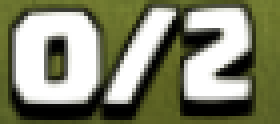
#> input picture images/0_2.png, 70 x 31 px, found by its file name (shown 4 times larger)
$ python -i numbers_from_screenshotes.py   (imports and definitions only)
#> lines starting #> are read from the running program, lines starting #| are printed output that depends on the picture; after the words box and inside, x2 and y2 are one past the last pixel; in counts of white or black regions, pixels touching at a corner belong together
# numbers_from_screenshots.py
"""
Модуль для распознавания числовых значений с игровых скриншотов.
Использует OpenCV для обработки изображений и Tesseract OCR для распознавания текста.
Функционал:
- Извлечение чисел из изображений ресурсов (золото, эликсир, самоцветы)
- Предварительная обработка изображений для улучшения распознавания
- Отладка и валидация результатов
"""

import os
import cv2
import pytesseract
import numpy as np

# Конфигурация пути к Tesseract OCR (необходимо установить отдельно)
pytesseract.pytesseract.tesseract_cmd = r'C:\Program Files\Tesseract-OCR\tesseract.exe'

def extract_number_from_image(filename, crop_right_half=False, debug_name="debug.png"):
    """
    Извлекает числовое значение с изображения ресурсов из игры.

    Args:
        filename (str): Имя файла изображения в папке screenshots
        crop_right_half (bool): Обрезать правую половину изображения перед обработкой
        debug_name (str): Имя файла для сохранения отладочного изображения

    Returns:
        int or None: Распознанное число или None при ошибке

    Обработка изображения включает:
    1. Загрузку и масштабирование изображения
    2. Обрезку (при необходимости)
    3. Фильтрацию по цвету (белые цифры)
    4. Бинаризацию и морфологические операции
    5. Поиск контуров цифр
    6. Распознавание с помощью Tesseract OCR
    """
#> called with filename = 'images/0_2.png', crop_right_half = False, debug_name = 'debug.png'
    # Формирование полного пути к файлу изображения
    script_dir = os.path.dirname(os.path.abspath(__file__))
    image_path = os.path.join(script_dir, 'screenshots', filename)

    # Проверка существования файла
    if not os.path.exists(image_path):
        print(f"Файл не найден: {image_path}")
        return None

    # 1. Загрузка и масштабирование изображения
    image = cv2.imread(image_path)
#> image is the input picture: shape (31, 70, 3); mean B, G, R 111.2, 135.2, 132.3
    image = cv2.resize(image, None, fx=2, fy=3, interpolation=cv2.INTER_CUBIC)
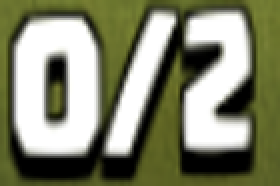
#> image: shape (93, 140, 3) (shown 2 times larger); mean B, G, R 111, 135, 132.1

    # 2. Обрезка правой половины при необходимости
    if crop_right_half:
        height, width = image.shape[:2]
        image = image[:, width // 2:]

    # 3. Фильтрация по цвету (выделение белых цифр)
    hsv = cv2.cvtColor(image, cv2.COLOR_BGR2HSV)
#> hsv: shape (93, 140, 3); mean H, S, V 23.9, 73, 135
    lower_white = np.array([0, 0, 200])  # Нижняя граница белого цвета в HSV
    upper_white = np.array([180, 60, 255])  # Верхняя граница белого цвета
    mask = cv2.inRange(hsv, lower_white, upper_white)
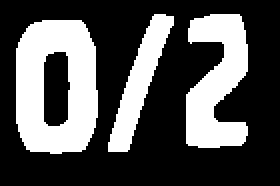
#> mask: shape (93, 140) (shown 2 times larger); 32.5% white; 3 white regions, box (x1, y1, x2, y2) and area: (8, 10, 49, 77) 2047, (93, 7, 124, 74) 1389, (54, 7, 87, 76) 800
    result = cv2.bitwise_and(image, image, mask=mask)
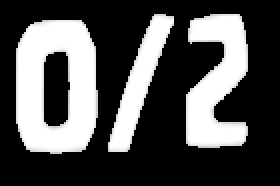
#> result: shape (93, 140, 3) (shown 2 times larger); mean B, G, R 80.5, 80.9, 80.9

    # 4. Подготовка к распознаванию
    gray = cv2.cvtColor(result, cv2.COLOR_BGR2GRAY)
    _, thresh = cv2.threshold(gray, 0, 255, cv2.THRESH_BINARY + cv2.THRESH_OTSU)
    thresh = cv2.bitwise_not(thresh)  # Инверсия цветов

    # Морфологическая операция для улучшения качества
    kernel = np.ones((2, 2), np.uint8)
    thresh = cv2.morphologyEx(thresh, cv2.MORPH_CLOSE, kernel)
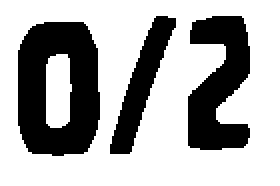
#> thresh: shape (93, 140) (shown 2 times larger); 67.5% white; 3 black regions, box (x1, y1, x2, y2) and area: (9, 11, 50, 78) 2047, (94, 8, 125, 75) 1388, (55, 8, 88, 77) 800

    # 5. Поиск контуров цифр
    contours, _ = cv2.findContours(thresh, cv2.RETR_EXTERNAL, cv2.CHAIN_APPROX_SIMPLE)
#> contours = [[[0, 0], [0, 92], [139, 92], [139, 0]]]
    digit_regions = []

    for cnt in contours:
        x, y, w, h = cv2.boundingRect(cnt)
        # Фильтрация слишком маленьких областей
        if h > 10 and w > 5:
            digit_regions.append((x, y, w, h))
#> this loop made 1 pass
#> (cnt, x, y, w, h) on pass 1: ([[0, 0], [0, 92], [139, 92], [139, 0]], 0, 0, 140, 93)
#> after the loop, digit_regions = [(0, 0, 140, 93)]

    if not digit_regions:
        print("Цифры не найдены.")
        return None

    # Объединение всех цифр в одну область
    digit_regions = sorted(digit_regions, key=lambda box: box[0])
    x_min = digit_regions[0][0]
#> x_min = 0
    x_max = digit_regions[-1][0] + digit_regions[-1][2]
#> x_max = 140
    y_min = min(box[1] for box in digit_regions)
#> y_min = 0
    y_max = max(box[1] + box[3] for box in digit_regions)
#> y_max = 93

    # Выделение области с цифрами
    roi = thresh[y_min:y_max, x_min:x_max]
    roi = cv2.copyMakeBorder(roi, 20, 20, 20, 20, cv2.BORDER_CONSTANT, value=255)
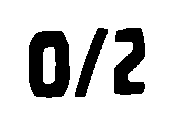
#> roi: shape (133, 180); 82.3% white; 3 black regions, box (x1, y1, x2, y2) and area: (29, 31, 70, 98) 2047, (114, 28, 145, 95) 1388, (75, 28, 108, 97) 800

    # 6. Сохранение отладочного изображения
    cv2.imwrite(debug_name, roi)

    # Настройки Tesseract для распознавания цифр
    config = '--psm 7 -c tessedit_char_whitelist=0123456789'
#> (the run stopped early here; a loop or call above may not have finished)

$ run again, on images/1_2.png
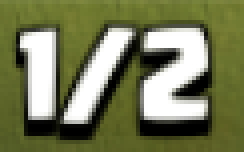
#> input picture images/1_2.png, 61 x 38 px, found by its file name (shown 4 times larger)
#> in extract_number_from_image, image is the input picture: shape (38, 61, 3); mean B, G, R 88.3, 124.5, 120.1
#> image: shape (114, 122, 3)
#> hsv: shape (114, 122, 3); mean H, S, V 27.3, 97.6, 124.4
#> in extract_number_from_image, `mask = cv2.inRange(hsv, lower_white, upper_white)`:
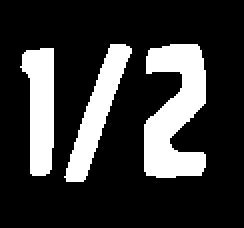
#> mask: shape (114, 122) (shown 2 times larger); 21.4% white; 3 white regions, box (x1, y1, x2, y2) and area: (72, 22, 103, 89) 1395, (32, 22, 66, 91) 797, (10, 24, 27, 88) 789
#> contours = [[[0, 0], [0, 113], [121, 113], [121, 0]]]
#> the loop in extract_number_from_image, `for cnt in contours:` made 1 pass
#> (cnt, x, y, w, h) on pass 1: ([[0, 0], [0, 113], [121, 113], [121, 0]], 0, 0, 122, 114)
#> after the loop in extract_number_from_image, `for cnt in contours:`: digit_regions = [(0, 0, 122, 114)]
#> x_min = 0
#> x_max = 122
#> y_min = 0
#> y_max = 114
#> in extract_number_from_image, `roi = cv2.copyMakeBorder(roi, 20, 20, 20, 20, cv2.BORDER_CONSTANT, val..`:
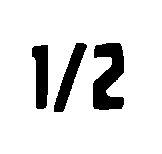
#> roi: shape (154, 162); 88.1% white; 3 black regions, box (x1, y1, x2, y2) and area: (93, 43, 124, 110) 1395, (54, 43, 87, 112) 796, (32, 45, 48, 109) 788

$ run again, on images/2_2.png
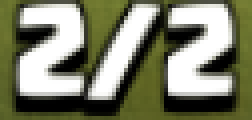
#> input picture images/2_2.png, 63 x 30 px, found by its file name (shown 4 times larger)
#> in extract_number_from_image, image is the input picture: shape (30, 63, 3); mean B, G, R 108.7, 130.4, 127.9
#> image: shape (90, 126, 3)
#> hsv: shape (90, 126, 3); mean H, S, V 23.7, 68.5, 130.2
#> in extract_number_from_image, `mask = cv2.inRange(hsv, lower_white, upper_white)`:
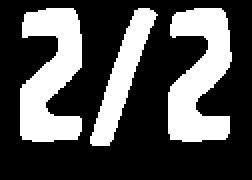
#> mask: shape (90, 126) (shown 2 times larger); 31.7% white; 3 white regions, box (x1, y1, x2, y2) and area: (84, 4, 116, 71) 1402, (10, 4, 41, 71) 1398, (45, 4, 79, 73) 795
#> contours = [[[0, 0], [0, 89], [125, 89], [125, 0]]]
#> the loop in extract_number_from_image, `for cnt in contours:` made 1 pass
#> (cnt, x, y, w, h) on pass 1: ([[0, 0], [0, 89], [125, 89], [125, 0]], 0, 0, 126, 90)
#> after the loop in extract_number_from_image, `for cnt in contours:`: digit_regions = [(0, 0, 126, 90)]
#> x_min = 0
#> x_max = 126
#> y_min = 0
#> y_max = 90
#> in extract_number_from_image, `roi = cv2.copyMakeBorder(roi, 20, 20, 20, 20, cv2.BORDER_CONSTANT, val..`:
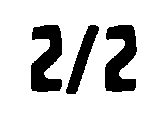
#> roi: shape (130, 166); 83.3% white; 3 black regions, box (x1, y1, x2, y2) and area: (105, 25, 137, 92) 1402, (31, 25, 62, 92) 1398, (66, 25, 99, 94) 794
